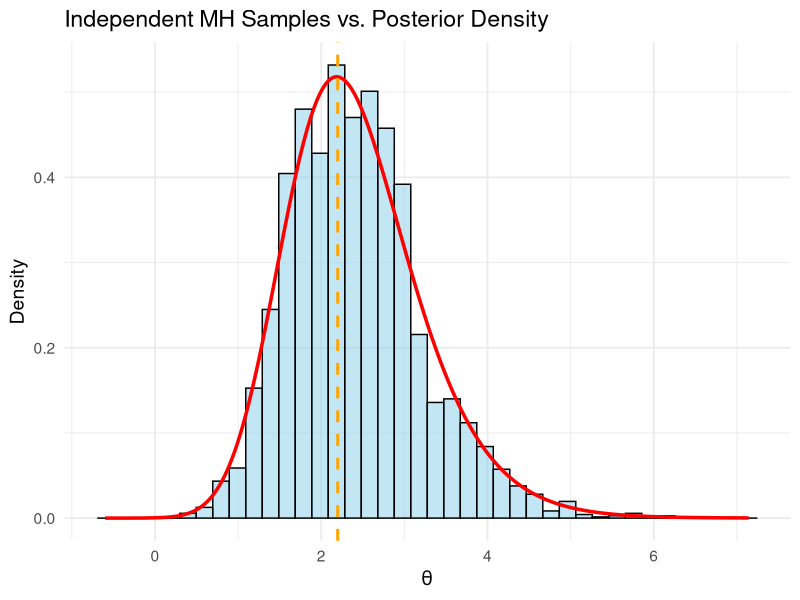
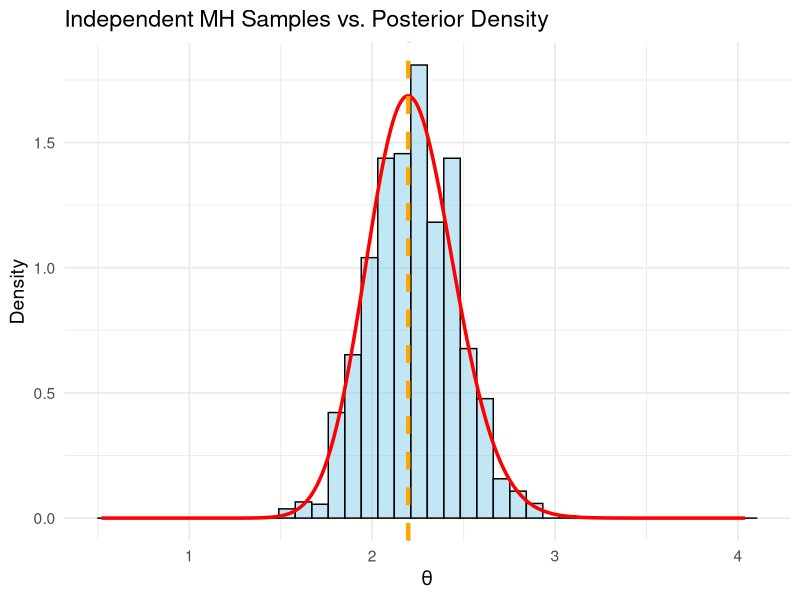
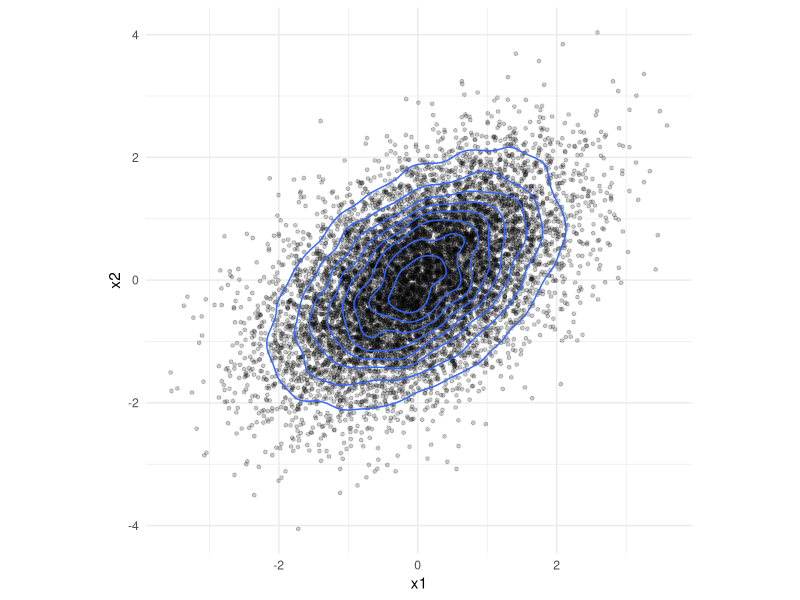

Recreate these plots in R, in order.
## ---- chunk 1
#| output-fold: true
#| jupyter: {outputs_hidden: true}
sessionInfo()
## ---- chunk 2
#| output-fold: true
#| jupyter: {outputs_hidden: true}
library(ggplot2)
## ---- chunk 3
#| output-fold: true
#| jupyter: {outputs_hidden: true}
MH_sampler <- function(target_log_density, proposal,
                       N = 10000, burn_in = 1000, 
                       thin = 1 ) {
  theta <- numeric(N)
  theta[1] <- 0 # initialize
  acc <- 0L # accepted?

  for (t in 2:N) {
    current <- theta[t - 1]
    theta_tilde <- proposal$sample(1)

    # log acceptance ratio:
    log_alpha <- target_log_density(theta_tilde) +
      proposal$log_density(current, theta_tilde) -
      target_log_density(current) -
      proposal$log_density(theta_tilde, current)

    if (log(runif(1)) < min(0, log_alpha)) {
      theta[t] <- theta_tilde
      acc <- acc + 1L
    } else {
      theta[t] <- current
    }
  }

  # Thin and discard burn-in (more on this later)
  list(
    theta = theta[seq(from = burn_in + 1, to = N, by = thin)],
    theta_all = theta,
    acceptance_rate = acc / (N - 1),
    target_log_density = target_log_density
  )
}
## ---- chunk 4
#| output-fold: true
#| jupyter: {outputs_hidden: true}
log_binom_logit_posterior <- function(x, n, sigma) {
  function(theta) {
    p <- plogis(theta)  # numerically stable logistic transform
    dbinom(x, size = n, prob = p, log = TRUE) +
        dnorm(theta, mean = 0, sd = sigma, log = TRUE)
  }
}
independent_normal_proposal <- function(prop_mean = 0, 
                                        prop_sd = 1) {
  list(
    sample = function(n) { rnorm(n, mean = prop_mean, 
                                 sd = prop_sd) },
    log_density = function(theta, phi) { # discard 2nd arg
        dnorm(theta, mean = prop_mean, sd = prop_sd, 
              log = TRUE)
    }
   )
}
plot_posterior <- function(posterior_df, target_log_density) {
  # Create a grid of theta values
  theta_grid <- seq(min(posterior_df$theta) - 1,
                    max(posterior_df$theta) + 1,
                    length.out = 1000)
  # Unnormalized posterior
  log_post <- target_log_density(theta_grid)
  post <- exp(log_post - max(log_post)) # to avoid overflow

  posterior_curve <- data.frame(theta = theta_grid, 
                                density = post)

  # Normalize numerically
  dx <- theta_grid[2] - theta_grid[1]
  posterior_curve$density <- posterior_curve$density /
    sum(posterior_curve$density * dx)

  # Plot MCMC histogram against posterior curve
  ggplot() +
  geom_histogram(data = posterior_df,
    aes(x = theta, y = after_stat(density)),
    bins = 40, fill = "skyblue",
    color = "black", alpha = 0.5
  ) +
  geom_line(data = posterior_curve,
    aes(x = theta, density), color = "red",
    linewidth = 1.2
  ) +
  labs(
    title = "Independent MH Samples vs. Posterior Density",
    x = expression(theta),
    y = "Density"
  ) +
  theme_minimal(base_size = 14)
}
## ---- chunk 5
#| output-fold: true
#| jupyter: {outputs_hidden: true}
set.seed(2020)
sigma <- 10
my_prop <- independent_normal_proposal(prop_sd = sigma)
my_target1 <- log_binom_logit_posterior(x = 18, n = 20, 
                                        sigma = sigma)
system.time(
  fit1 <- MH_sampler(target_log_density = my_target1,
        proposal = my_prop, N = 20000, burn_in = 2000,
        thin = 5)
)
posterior_df1 <- data.frame(theta = fit1$theta)
cat("Acceptance rate = ", fit1$acceptance_rate, ", 
    Sample size = ", length(fit1$theta), "\n")
my_target2 <- log_binom_logit_posterior(x = 180, n = 200, 
                                        sigma = sigma)
system.time(
  fit2 <- MH_sampler(target_log_density = my_target2,
        proposal = my_prop, N = 20000, burn_in = 2000,
        thin = 5)
)
posterior_df2 <- data.frame(theta = fit2$theta)
cat("Acceptance rate = ", fit2$acceptance_rate, ", 
    Sample size = ", length(fit2$theta), "\n")
## ---- chunk 6
#| output-fold: true
#| jupyter: {outputs_hidden: true}
p_mle <- 18/20; theta_mle = log(p_mle/(1-p_mle))
p1 <- plot_posterior(posterior_df1, target_log_density = my_target1)
p1 + geom_vline(xintercept = theta_mle, linetype = "dashed", 
                linewidth = 1, color = "orange")
p2 <- plot_posterior(posterior_df2, target_log_density = my_target2)
p2 + geom_vline(xintercept = theta_mle, linetype = "dashed", 
                linewidth = 1.5, color = "orange")
## ---- chunk 7
#| output-fold: true
#| jupyter: {outputs_hidden: true}
Rgibbs <- function(N, thin, rho=0) {
  mat <- matrix(0, nrow=N, ncol=2)
  x <- y <- 0
  for (i in 1:N) {
    for (j in 1:thin) {
      x <- rnorm(1, rho * y, sqrt(1 - rho * rho))
      y <- rnorm(1, rho * x, sqrt(1 - rho * rho))
    }
    mat[i,] <- c(x, y)
  }
  df <- as.data.frame(mat)
  names(df) <- c("x1", "x2")
  df
}
set.seed(2020)
system.time(gibbssamp <- Rgibbs(10000, 500, rho = 0.5))
## ---- chunk 8
#| output-fold: true
#| jupyter: {outputs_hidden: true}
ggplot(gibbssamp, aes(x=x1, y=x2)) + 
    geom_point(size = 1, alpha=0.2) + 
geom_density2d() + theme_minimal() + theme(aspect.ratio = 1) 
